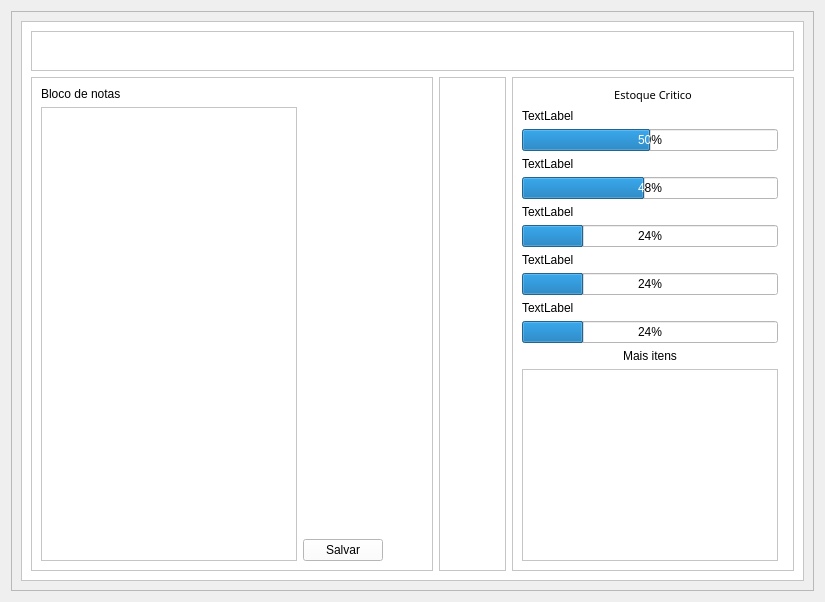
        <widget class="QWidget" name="inicio">
         <layout class="QVBoxLayout" name="verticalLayout_7">
          <item>
           <widget class="QFrame" name="frame_10">
            <property name="frameShape">
             <enum>QFrame::StyledPanel</enum>
            </property>
            <property name="frameShadow">
             <enum>QFrame::Raised</enum>
            </property>
            <layout class="QGridLayout" name="gridLayout_27">
             <item row="0" column="0">
              <widget class="QFrame" name="frame_35">
               <property name="styleSheet">
                <string notr="true">background-color: rgb(255, 255, 255);</string>
               </property>
               <property name="frameShape">
                <enum>QFrame::StyledPanel</enum>
               </property>
               <property name="frameShadow">
                <enum>QFrame::Raised</enum>
               </property>
               <layout class="QGridLayout" name="gridLayout_32">
                <item row="1" column="1">
                 <widget class="QFrame" name="frame_38">
                  <property name="frameShape">
                   <enum>QFrame::StyledPanel</enum>
                  </property>
                  <property name="frameShadow">
                   <enum>QFrame::Raised</enum>
                  </property>
                  <layout class="QGridLayout" name="gridLayout_30">
                   <item row="0" column="1">
                    <widget class="QLabel" name="label_51">
                     <property name="text">
                      <string/>
                     </property>
                    </widget>
                   </item>
                   <item row="0" column="0">
                    <spacer name="horizontalSpacer_11">
                     <property name="orientation">
                      <enum>Qt::Horizontal</enum>
                     </property>
                     <property name="sizeHint" stdset="0">
                      <size>
                       <width>40</width>
                       <height>20</height>
                      </size>
                     </property>
                    </spacer>
                   </item>
                  </layout>
                 </widget>
                </item>
                <item row="1" column="0">
                 <widget class="QFrame" name="frame_36">
                  <property name="frameShape">
                   <enum>QFrame::StyledPanel</enum>
                  </property>
                  <property name="frameShadow">
                   <enum>QFrame::Raised</enum>
                  </property>
                  <layout class="QGridLayout" name="gridLayout_29">
                   <item row="0" column="0">
                    <widget class="QLabel" name="label_50">
                     <property name="text">
                      <string>Bloco de notas</string>
                     </property>
                    </widget>
                   </item>
                   <item row="3" column="1">
                    <widget class="QPushButton" name="pushButton_14">
                     <property name="text">
                      <string>Salvar</string>
                     </property>
                    </widget>
                   </item>
                   <item row="2" column="1">
                    <spacer name="verticalSpacer_3">
                     <property name="orientation">
                      <enum>Qt::Vertical</enum>
                     </property>
                     <property name="sizeHint" stdset="0">
                      <size>
                       <width>20</width>
                       <height>40</height>
                      </size>
                     </property>
                    </spacer>
                   </item>
                   <item row="3" column="2">
                    <spacer name="horizontalSpacer_10">
                     <property name="orientation">
                      <enum>Qt::Horizontal</enum>
                     </property>
                     <property name="sizeHint" stdset="0">
                      <size>
                       <width>40</width>
                       <height>20</height>
                      </size>
                     </property>
                    </spacer>
                   </item>
                   <item row="1" column="0" rowspan="3">
                    <widget class="QTextEdit" name="textEdit">
                     <property name="html">
                      <string>&lt;!DOCTYPE HTML PUBLIC &quot;-//W3C//DTD HTML 4.0//EN&quot; &quot;http://www.w3.org/TR/REC-html40/strict.dtd&quot;&gt;
&lt;html&gt;&lt;head&gt;&lt;meta name=&quot;qrichtext&quot; content=&quot;1&quot; /&gt;&lt;style type=&quot;text/css&quot;&gt;
p, li { white-space: pre-wrap; }
&lt;/style&gt;&lt;/head&gt;&lt;body style=&quot; font-family:'Bahnschrift SemiBold'; font-size:8pt; font-weight:56; font-style:normal;&quot;&gt;
&lt;p style=&quot;-qt-paragraph-type:empty; margin-top:0px; margin-bottom:0px; margin-left:0px; margin-right:0px; -qt-block-indent:0; text-indent:0px;&quot;&gt;&lt;br /&gt;&lt;/p&gt;&lt;/body&gt;&lt;/html&gt;</string>
                     </property>
                    </widget>
                   </item>
                  </layout>
                 </widget>
                </item>
                <item row="0" column="0" colspan="3">
                 <widget class="QFrame" name="frame_39">
                  <property name="frameShape">
                   <enum>QFrame::StyledPanel</enum>
                  </property>
                  <property name="frameShadow">
                   <enum>QFrame::Raised</enum>
                  </property>
                  <layout class="QGridLayout" name="gridLayout_31">
                   <item row="0" column="0">
                    <spacer name="horizontalSpacer_12">
                     <property name="orientation">
                      <enum>Qt::Horizontal</enum>
                     </property>
                     <property name="sizeHint" stdset="0">
                      <size>
                       <width>40</width>
                       <height>20</height>
                      </size>
                     </property>
                    </spacer>
                   </item>
                  </layout>
                 </widget>
                </item>
                <item row="1" column="2">
                 <widget class="QFrame" name="frame_2">
                  <property name="frameShape">
                   <enum>QFrame::StyledPanel</enum>
                  </property>
                  <property name="frameShadow">
                   <enum>QFrame::Raised</enum>
                  </property>
                  <layout class="QGridLayout" name="gridLayout_2">
                   <item row="8" column="2">
                    <widget class="QProgressBar" name="progressBar_2">
                     <property name="value">
                      <number>24</number>
                     </property>
                    </widget>
                   </item>
                   <item row="10" column="2">
                    <widget class="QProgressBar" name="progressBar">
                     <property name="value">
                      <number>24</number>
                     </property>
                    </widget>
                   </item>
                   <item row="4" column="2">
                    <widget class="QProgressBar" name="progressBar_4">
                     <property name="maximum">
                      <number>50</number>
                     </property>
                     <property name="value">
                      <number>24</number>
                     </property>
                     <property name="alignment">
                      <set>Qt::AlignBottom|Qt::AlignRight|Qt::AlignTrailing</set>
                     </property>
                    </widget>
                   </item>
                   <item row="2" column="2">
                    <widget class="QProgressBar" name="progressBar_5">
                     <property name="styleSheet">
                      <string notr="true"/>
                     </property>
                     <property name="value">
                      <number>50</number>
                     </property>
                     <property name="alignment">
                      <set>Qt::AlignBottom|Qt::AlignRight|Qt::AlignTrailing</set>
                     </property>
                     <property name="textVisible">
                      <bool>true</bool>
                     </property>
                     <property name="invertedAppearance">
                      <bool>false</bool>
                     </property>
                    </widget>
                   </item>
                   <item row="6" column="2">
                    <widget class="QProgressBar" name="progressBar_3">
                     <property name="value">
                      <number>24</number>
                     </property>
                    </widget>
                   </item>
                   <item row="0" column="2" colspan="2">
                    <widget class="QLabel" name="label_49">
                     <property name="font">
                      <font>
                       <family>Bahnschrift SemiBold</family>
                       <pointsize>8</pointsize>
                       <weight>7</weight>
                       <italic>false</italic>
                       <bold>false</bold>
                      </font>
                     </property>
                     <property name="text">
                      <string>Estoque Critico</string>
                     </property>
                     <property name="alignment">
                      <set>Qt::AlignCenter</set>
                     </property>
                    </widget>
                   </item>
                   <item row="7" column="2">
                    <widget class="QLabel" name="label_46">
                     <property name="text">
                      <string>TextLabel</string>
                     </property>
                    </widget>
                   </item>
                   <item row="5" column="2">
                    <widget class="QLabel" name="label_45">
                     <property name="text">
                      <string>TextLabel</string>
                     </property>
                    </widget>
                   </item>
                   <item row="3" column="2">
                    <widget class="QLabel" name="label_2">
                     <property name="text">
                      <string>TextLabel</string>
                     </property>
                    </widget>
                   </item>
                   <item row="1" column="2">
                    <widget class="QLabel" name="label_43">
                     <property name="text">
                      <string>TextLabel</string>
                     </property>
                    </widget>
                   </item>
                   <item row="9" column="2">
                    <widget class="QLabel" name="label_47">
                     <property name="text">
                      <string>TextLabel</string>
                     </property>
                    </widget>
                   </item>
                   <item row="11" column="2">
                    <widget class="QLabel" name="label_48">
                     <property name="text">
                      <string>Mais itens</string>
                     </property>
                     <property name="alignment">
                      <set>Qt::AlignCenter</set>
                     </property>
                    </widget>
                   </item>
                   <item row="12" column="2">
                    <widget class="QListWidget" name="listWidget"/>
                   </item>
                  </layout>
                 </widget>
                </item>
               </layout>
              </widget>
             </item>
            </layout>
           </widget>
          </item>
         </layout>
        </widget>
